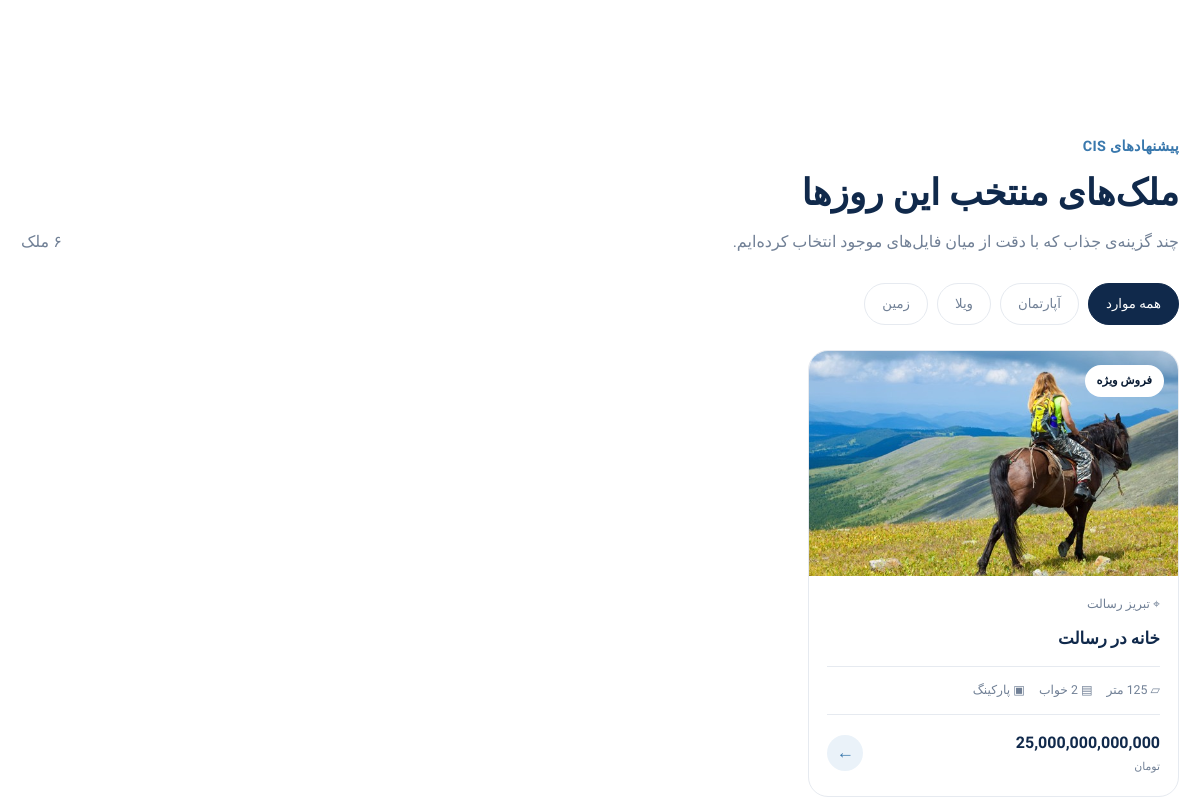
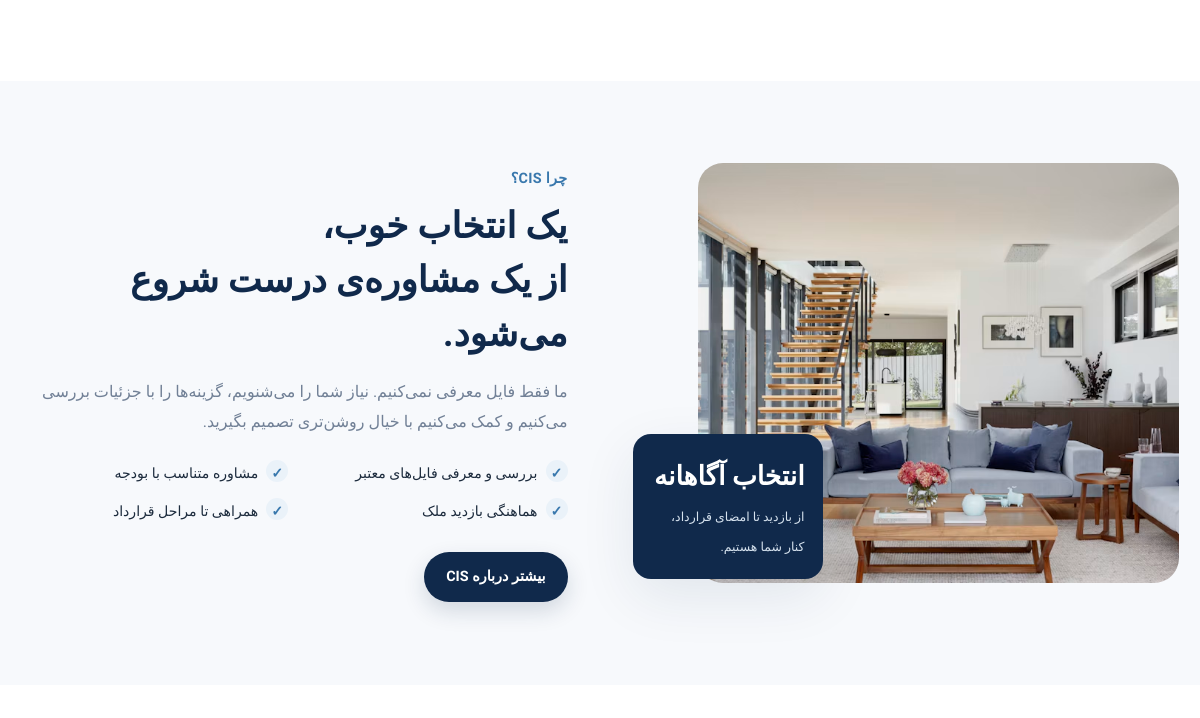
The app's page / (middle part), older data (2 pictures, top to bottom).
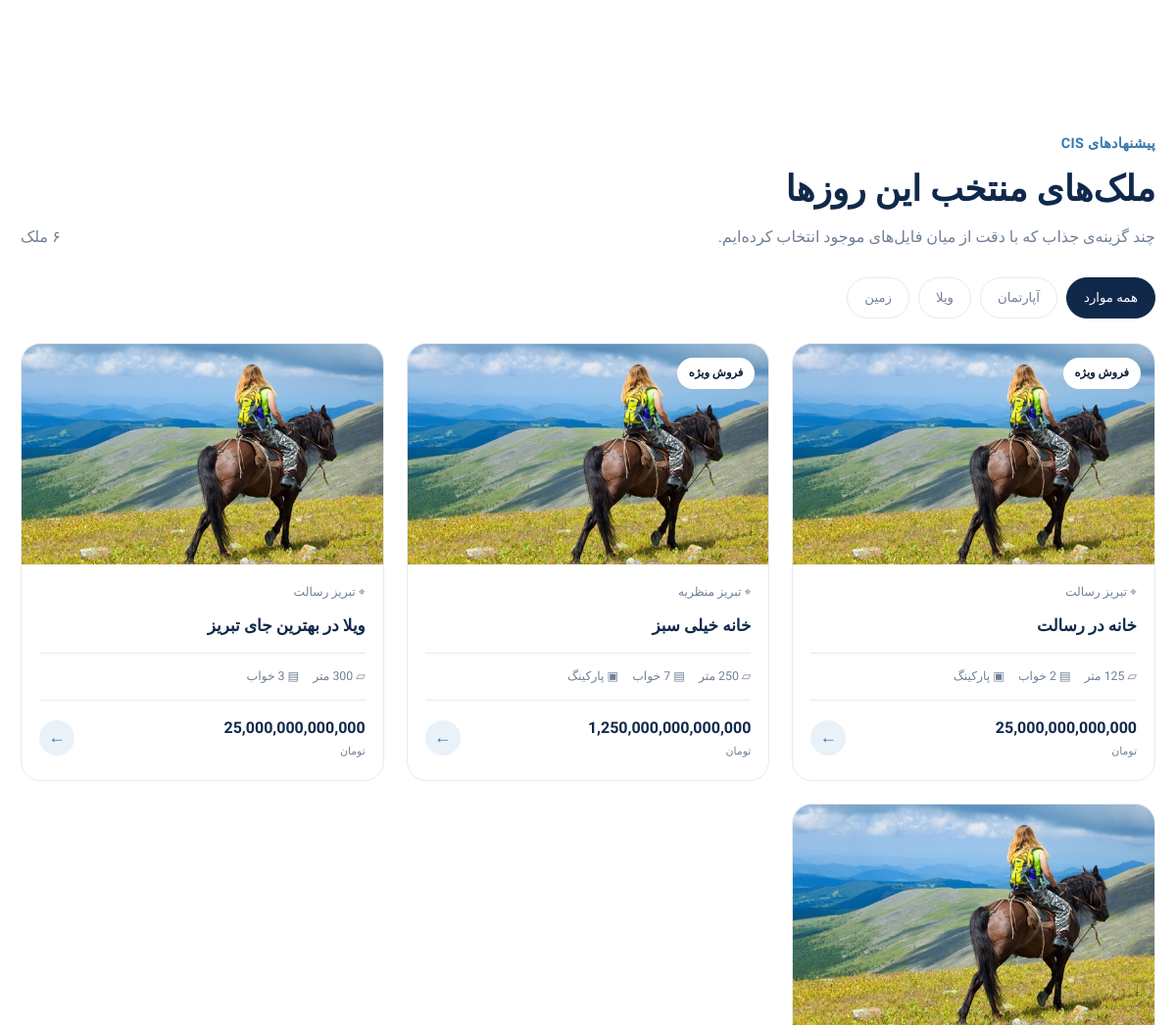
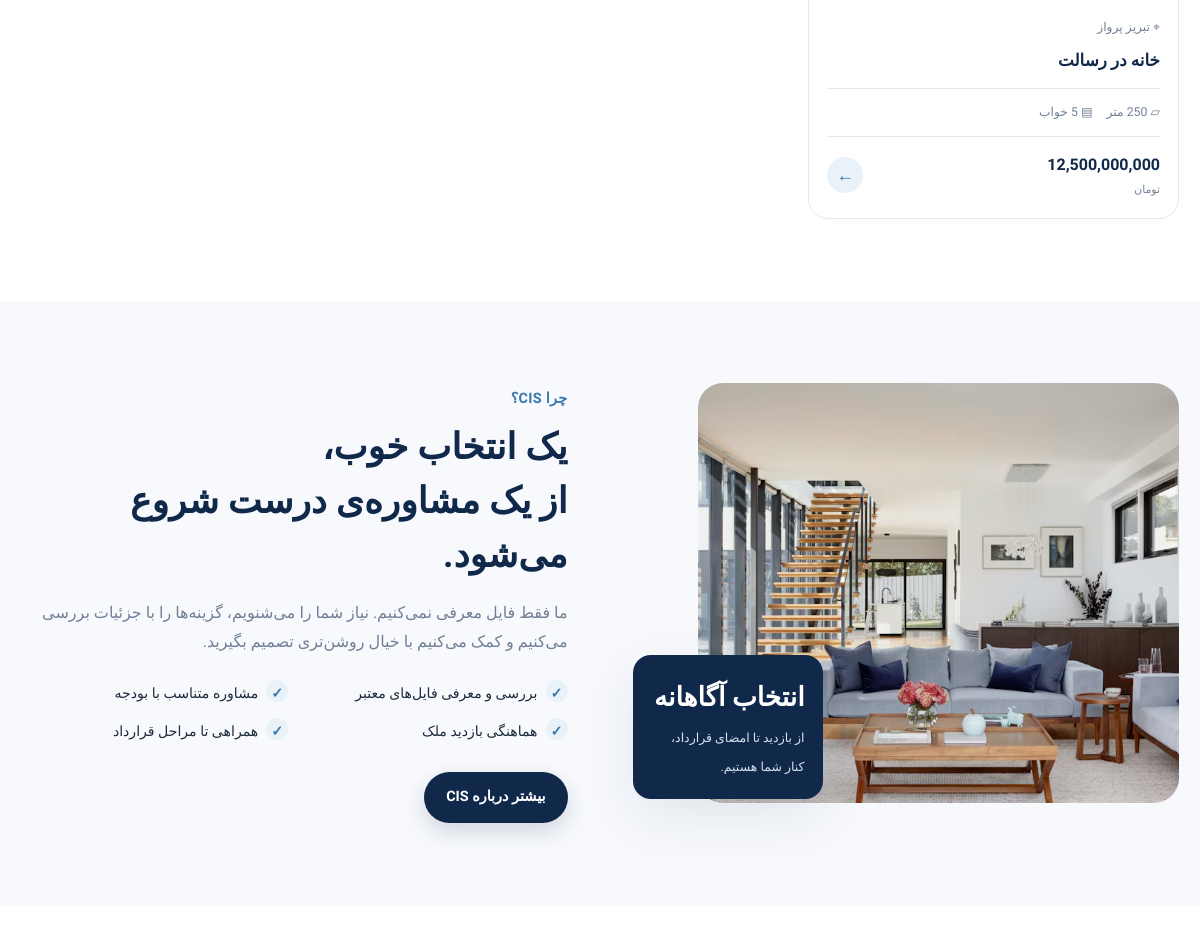
The same page, newer data (2 pictures, top to bottom).
### index/models.py (models this page shows, shortened)
class List_ads(models.Model):
    id = models.AutoField(primary_key=True,verbose_name='کد آگهی')
    title = models.CharField(max_length=1000,verbose_name="عنوان آگهی")
    price = models.PositiveBigIntegerField(verbose_name="قیمت")
    area = models.PositiveIntegerField(verbose_name="متراژ")
    address = models.ForeignKey(Neighborhoods,verbose_name="آدرس",on_delete=models.PROTECT)
    full_address = models.TextField(verbose_name="آدرس کامل")
    property_type = models.ForeignKey(Property_Type_List,on_delete=models.PROTECT,verbose_name="نوع آگهی")
    year_of_construction = models.PositiveIntegerField(verbose_name="سال ساخت")
    all_floors = models.PositiveSmallIntegerField(verbose_name="کل طبقه های ساختمان")
    the_floor_of = models.PositiveSmallIntegerField(verbose_name="طبقه ی")
    bedrooms = models.PositiveSmallIntegerField(verbose_name="تعداد اتاق ها")
    has_balcony = models.BooleanField(verbose_name="تراس")
    has_parking = models.BooleanField(verbose_name="پارکینگ")
    has_storage_room = models.BooleanField(verbose_name="انباری")
    elevator = models.BooleanField(verbose_name="آسانسور")
    descriptions = models.TextField(verbose_name="توضیحات بیشتر")
    status = models.BooleanField(verbose_name="وضعیت آگهی",default=0)
    special_sale = models.BooleanField(verbose_name="فروش ویژه")
    class Meta():
        verbose_name = "آگهی"
        verbose_name_plural = "آگهی ها"

class Neighborhoods(models.Model):
    neighborhood = models.CharField(verbose_name="محله", max_length=50)
    class Meta():
        verbose_name = "محله"
        verbose_name_plural = "محله ها"
    def __str__(self):
        return self.neighborhood

### index/views.py (the view)
# urls.py: path('', home_view, name='home'),
def home_view(request):
    posts = List_ads.objects.filter(status=1)
    context = {'posts':posts}
    return render(request,'index.html',context)

### templates/index.html (shortened to what this page needs)
{% extends 'base.html' %} {% load static %} {% block content %} {% load humanize %}
<main>
  <section class="hero">
  </section>
  <section class="section" id="properties">
    <div class="container">
      <div class="section-heading">
        <div>
          <span class="eyebrow">پیشنهادهای CIS</span>
          <h2>ملک‌های منتخب این روزها</h2>
          <p>
            چند گزینه‌ی جذاب که با دقت از میان فایل‌های موجود انتخاب کرده‌ایم.
          </p>
        </div>
        <span id="resultCount" class="muted">۶ ملک</span>
      </div>
      <div class="property-filters" aria-label="فیلتر نوع ملک">
        <button class="filter-btn active" type="button" data-filter="all">
          همه موارد
        </button>
        <button class="filter-btn" type="button" data-filter="آپارتمان">
          آپارتمان
        </button>
        <button class="filter-btn" type="button" data-filter="ویلا">
          ویلا
        </button>
        <button class="filter-btn" type="button" data-filter="زمین">
          زمین
        </button>
      </div>
      <div class="property-grid" id="propertyGrid" aria-live="polite">
        {% for post in posts %}
        <article
          class="property-card"
          data-type="{{ post.property_type.property_type_list }}"
        >
          <a
            href="{% url 'index:property' pid=post.id %}"
            aria-label="مشاهده جزئیات آپارتمان مدرن با چشم‌انداز شهر"
          >
            <div class="property-image">
                {% with first_image=post.images.first %}
                    {% if first_image %}
                        <img src="{{ first_image.image.url }}"
                            alt="{{ post.title }}"
                            loading="lazy">
                    {% else %}
                        <img src="{% static 'images/default.jpg' %}"
                            alt="تصویر پیش‌فرض">
                    {% endif %}
                {% endwith %}
                {% if post.special_sale %}
                    <span class="property-tag">فروش ویژه</span>
                {% endif %}
            </div>
            <div class="property-body">
              <div class="property-location">⌖ تبریز {{post.address}}</div>
              <h3>{{post.title}}</h3>
              <div class="property-specs">
                <span>▱ {{post.area}} متر</span
                ><span>▤ {{post.bedrooms}} خواب</span>
                {% if post.has_parking %}
                <span>▣ پارکینگ</span>
                {% endif %}
              </div>
              <div class="property-bottom">
                <div class="property-price">
                  {{ post.price|intcomma }}<small>تومان</small>
                </div>
                <span class="card-arrow">←</span>
              </div>
            </div>
          </a>
        </article>
        {% endfor %}
      </div>
    </div>
  </section>
  <section class="section section-soft">
    <div class="container split-section">
      <div class="split-image">
        <img
          src="{% static 'images/int.avif' %}"
          alt="فضای داخلی خانه‌ای مدرن"
          loading="lazy"
        />
        <div class="image-note">
          <strong>انتخاب آگاهانه</strong
          ><span>از بازدید تا امضای قرارداد، کنار شما هستیم.</span>
        </div>
      </div>
      <div class="split-copy">
        <span class="eyebrow">چرا CIS؟</span>
        <h2>یک انتخاب خوب،<br />از یک مشاوره‌ی درست شروع می‌شود.</h2>
        <p>
          ما فقط فایل معرفی نمی‌کنیم. نیاز شما را می‌شنویم، گزینه‌ها را با
          جزئیات بررسی می‌کنیم و کمک می‌کنیم با خیال روشن‌تری تصمیم بگیرید.
        </p>
        <ul class="check-list">
          <li>بررسی و معرفی فایل‌های معتبر</li>
          <li>مشاوره متناسب با بودجه</li>
          <li>هماهنگی بازدید ملک</li>
          <li>همراهی تا مراحل قرارداد</li>
        </ul>
        <a class="btn btn-primary" href="about.html">بیشتر درباره CIS</a>
      </div>
    </div>
  </section>
  <section class="section">
  </section>
</main>
{% endblock %}

### templates/base.html (shortened to what this page needs)
{% load static %}
<!DOCTYPE html>
<html lang="fa" dir="rtl" data-theme="light">
  <head>
    <link rel="stylesheet" href="{% static 'css/style.css' %}" />
  </head>
  <body>
    {% block content %} {% endblock %}
  </body>
</html>

Row changes from the older to the newer data that the page shows:
added List_ads: special_sale "فروش ویژه", address "منظریه", title "خانه خیلی سبز", area "250", bedrooms "7", has_parking "▣ پارکینگ", price "1,250,000,000,000,000"
added List_ads: address "رسالت", title "ویلا در بهترین جای تبریز", price "25,000,000,000,000"
added List_ads: address "پرواز", title "خانه در رسالت", price "12,500,000,000"
